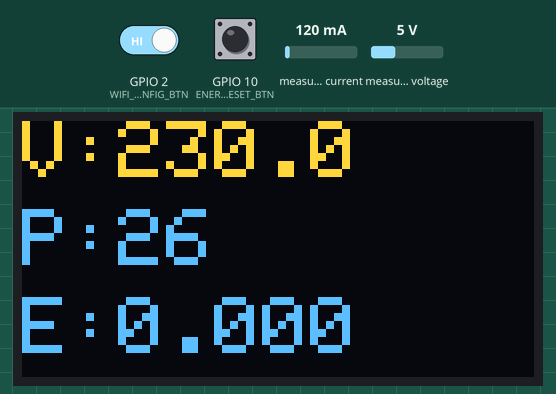
Bench run of a sketch on a simulated ESP32-C3. On the bench: 128×64 one-colour display. The test bench sets the inputs (shaded band); at power-on: measured current 120 mA, GPIO 10 (ENERGY_RESET_BTN) HIGH, measured voltage 5 V, GPIO 2 (WIFI_CONFIG_BTN) HIGH. The OLED is the two-colour kind (top 16 rows yellow); storage starts empty; what the sketch prints to the serial monitor is not drawn.

Above: at 2.6 s.
2.7 s: measured current set to 40 mA
At 5.0 s:
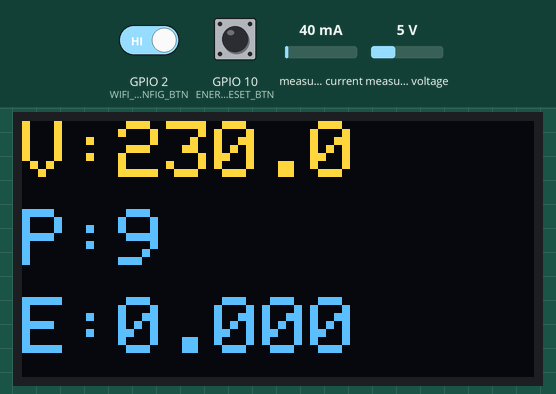
5.6 s: GPIO 10 (ENERGY_RESET_BTN) pulled LOW for 3.2 s
At 9.2 s:
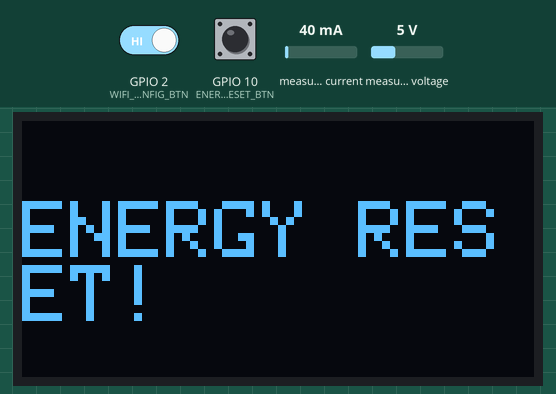
11.2 s: measured voltage set to 0.3 V
At 12.1 s:
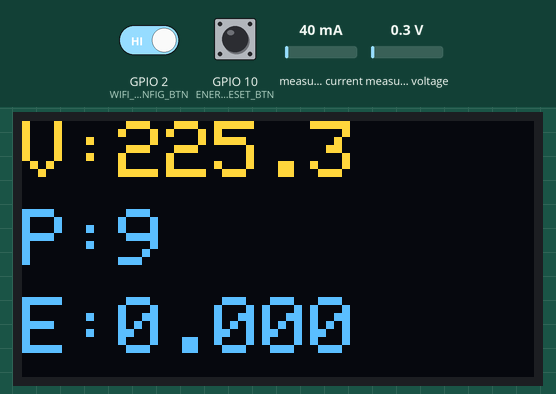
13.3 s: measured current set to 500 mA
At 14.5 s:
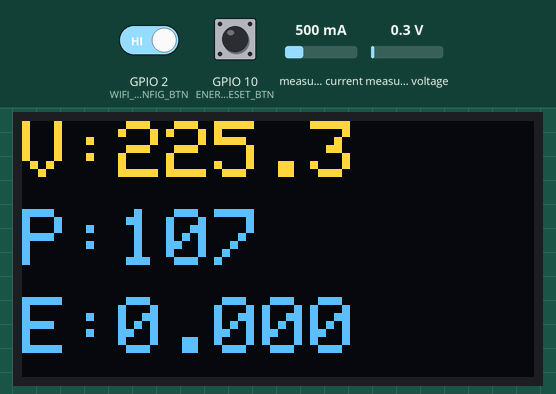
15.4 s: measured voltage set to 3.8 V
At 17.0 s:
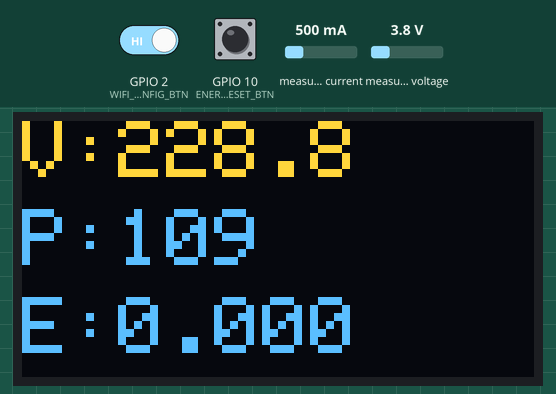
17.4 s: GPIO 2 (WIFI_CONFIG_BTN) driven LOW and GPIO 10 (ENERGY_RESET_BTN) driven LOW
At 22.51 s:
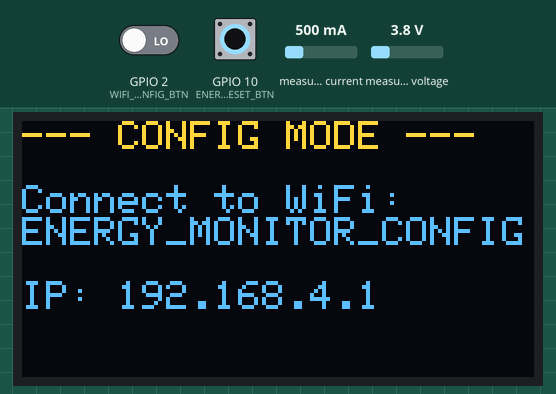
Timing chart, 0 to 22.6 s (numbered marks = the images above; inputs shaded):
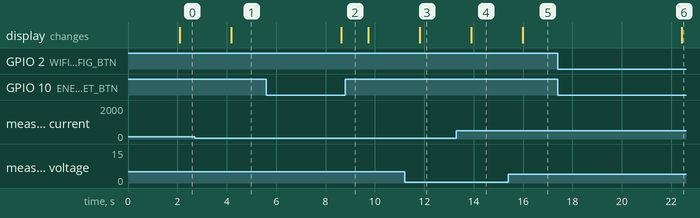

Measured:
- after the input at 2.7 s, the display: changes after 1.5 s (image 1)
- after the input at 5.6 s, the display: changes after 3.0 s (image 2)
- after the input at 11.2 s, the display: changes after 0.62 s (image 3)
- after the input at 13.3 s, the display: changes after 0.61 s (image 4)
- after the input at 15.4 s, the display: changes after 0.60 s (image 5)
- after the input at 17.4 s, the display: changes after 5.0 s (image 6)

The sketch:

sender_esp32c3code.ino
```cpp
#include <esp_now.h>
#include <WiFi.h>
#include <esp_wifi.h>
#include <WebServer.h>
#include <LittleFS.h>
#include <SPI.h>
#include <Adafruit_GFX.h>
#include <Adafruit_SSD1306.h>
#include <PZEM004Tv30.h>

// Pins
#define OLED_MOSI  5
#define OLED_CLK   4
#define OLED_DC    3
#define OLED_CS    7
#define OLED_RST   -1
#define ENERGY_RESET_BTN 10
#define WIFI_CONFIG_BTN  2

Adafruit_SSD1306 display(128, 64, OLED_MOSI, OLED_CLK, OLED_DC, OLED_RST, OLED_CS);
WebServer server(80);
HardwareSerial pzemSerial(1);
PZEM004Tv30 pzem(pzemSerial, 20, 21);

typedef struct struct_message {
    float voltage;
    float power;
    float energy;
} struct_message;

struct_message myData;
uint8_t broadcastAddress[6];
bool configMode = false;
float baseEnergy = 0.0;

// --- Load MAC from Flash ---
void loadConfig() {
  if (LittleFS.exists("/mac.txt")) {
    File f = LittleFS.open("/mac.txt", "r");
    String macStr = f.readString();
    f.close();
    sscanf(macStr.c_str(), "%hhx:%hhx:%hhx:%hhx:%hhx:%hhx",
           &broadcastAddress[0], &broadcastAddress[1], &broadcastAddress[2],
           &broadcastAddress[3], &broadcastAddress[4], &broadcastAddress[5]);
  } else {
    uint8_t defaultMac[] = {0x68, 0xFE, 0x71, 0xF7, 0xF7, 0x4C};
    memcpy(broadcastAddress, defaultMac, 6);
  }
}

// --- Web UI ---
void handleRoot() {
  String html = "<html><body style='font-family:sans-serif; text-align:center; padding-top:50px;'>";
  html += "<h1>MAC Configuration</h1>";
  html += "<form action='/save' method='POST'>";
  html += "Enter Receiver MAC: <input type='text' name='mac' placeholder='68:FE:71:F7:F7:4C' style='padding:10px;'><br><br>";
  html += "<input type='submit' value='Save & Restart' style='padding:10px 20px; background:#27ae60; color:white; border:none;'>";
  html += "</form></body></html>";
  server.send(200, "text/html", html);
}

void handleSave() {
  String newMac = server.arg("mac");
  File f = LittleFS.open("/mac.txt", "w");
  f.print(newMac);
  f.close();
  server.send(200, "text/html", "Saved! Restarting...");
  delay(2000);
  ESP.restart();
}

void startConfigMode() {
  configMode = true;
  WiFi.mode(WIFI_AP);
  WiFi.softAP("ENERGY_MONITOR_CONFIG", "12345678");
  server.on("/", handleRoot);
  server.on("/save", handleSave);
  server.begin();

  display.clearDisplay();
  display.setTextSize(1);
  display.setCursor(0,0);
  display.println("--- CONFIG MODE ---");
  display.println("");
  display.println("Connect to WiFi:");
  display.println("ENERGY_MONITOR_CONFIG");
  display.println("");
  display.println("IP: 192.168.4.1");
  display.display();
}

void onDataSent(const wifi_tx_info_t *tx_info, esp_now_send_status_t status) {
  Serial.println(status == ESP_NOW_SEND_SUCCESS ? "OK" : "FAIL");
}

void setup() {
  Serial.begin(115200);
  LittleFS.begin(true);
  loadConfig();

  display.begin(SSD1306_SWITCHCAPVCC);
  display.clearDisplay();
  display.setTextColor(WHITE);
  display.display();

  pinMode(ENERGY_RESET_BTN, INPUT_PULLUP);
  pinMode(WIFI_CONFIG_BTN, INPUT_PULLUP);

  // Normal ESP-NOW Setup
  WiFi.mode(WIFI_STA);
  esp_wifi_set_ps(WIFI_PS_NONE);
  esp_wifi_set_channel(1, WIFI_SECOND_CHAN_NONE);

  if (esp_now_init() == ESP_OK) {
    esp_now_register_send_cb(onDataSent);
    esp_now_peer_info_t peerInfo = {};
    memcpy(peerInfo.peer_addr, broadcastAddress, 6);
    peerInfo.channel = 1;
    peerInfo.encrypt = false;
    esp_now_add_peer(&peerInfo);
  }

  if(LittleFS.exists("/energy.txt")) {
    File file = LittleFS.open("/energy.txt", FILE_READ);
    baseEnergy = file.readString().toFloat();
    file.close();
  }

  pzemSerial.begin(9600, SERIAL_8N1, 20, 21);
}

void loop() {
  if (configMode) {
    server.handleClient();
    return;
  }

  static unsigned long lastRead = 0;

  // 1. Config Button Logic
  if (digitalRead(WIFI_CONFIG_BTN) == LOW) {
    unsigned long pressTime = millis();
    while(digitalRead(WIFI_CONFIG_BTN) == LOW) {
      if(millis() - pressTime > 5000) {
        startConfigMode();
        return;
      }
    }
  }

  // 2. Energy Reset Logic
  if (digitalRead(ENERGY_RESET_BTN) == LOW) {
    delay(3000);
    if (digitalRead(ENERGY_RESET_BTN) == LOW) {
      baseEnergy = 0; pzem.resetEnergy();
      File f = LittleFS.open("/energy.txt", "w"); f.print("0.0"); f.close();
      display.clearDisplay(); display.setCursor(0,20); display.print("ENERGY RESET!"); display.display();
      delay(1000);
    }
  }

  // 3. Normal PZEM Task
  if (millis() - lastRead > 2000) {
    float v = pzem.voltage();
    if (!isnan(v)) {
      myData.voltage = v;
      myData.power = pzem.power();
      myData.energy = baseEnergy + pzem.energy();
      esp_now_send(broadcastAddress, (uint8_t *) &myData, sizeof(myData));

      display.clearDisplay();
      display.setTextSize(2);
      display.setCursor(0,0);  display.printf("V:%.1f", myData.voltage);
      display.setCursor(0,22); display.printf("P:%.0f", myData.power);
      display.setCursor(0,44); display.printf("E:%.3f", myData.energy);
      display.display();
    }
    lastRead = millis();
  }
}
```
